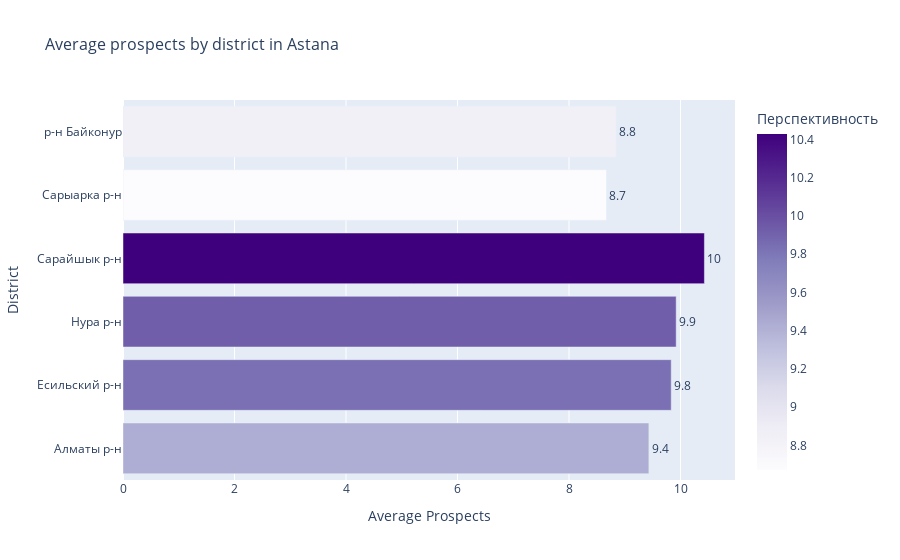

The notebook cell saved with this chart:
### Code cell
def calculate_score(row):
    score = 0
    if row['Год Постройки'] >= 2022:
        score += 3
    elif 2010 <= row['Год Постройки'] < 2022:
        score += 2
    else:
        score += 1

    if row['Тип дома'] == 'монолитный':
        score += 3
    elif row['Тип дома'] == 'кирпичный':
        score += 2
    else:
        score += 1

    if row['Этаж_кв'] > 10:
        score += 3
    elif 5 <=row['Этаж_кв'] <= 10:
        score += 2
    else:
        score += 1

    if row['Цена в тг'] <= 27000000:
        score += 3
    elif 27000000 < row['Цена в тг'] <= 40000000:
        score += 2
    else:
        score += 1

    return score

df_astana['Перспективность'] = df_astana.apply(calculate_score, axis=1)

average_score_by_district = df_astana.groupby('Район')['Перспективность'].mean().reset_index()

# Create a bar chart using Plotly
import plotly.express as px

fig = px.bar(
    average_score_by_district,
    x='Перспективность',
    y='Район',
    orientation='h',
    title='Average prospects by district in Astana',
    text='Перспективность',
    color='Перспективность',
    color_continuous_scale='Purples'
)

fig.update_traces(texttemplate='%{text:.2s}', textposition='outside')
fig.update_layout(
    xaxis_title='Average Prospects',
    yaxis_title='District',
    showlegend=False,
    title_font_size=16
)

fig.show()

### Figure 1 — Plotly figure (JSON) as saved in the notebook; plotly's stock layout.template omitted (floating-point values rounded to 4 significant figures)
{"data": [{"alignmentgroup": "True", "hovertemplate": "Перспективность=%{marker.color}<br>Район=%{y}<extra></extra>", "legendgroup": "", "marker": {"color": [9.432, 9.833, 9.922, 10.43, 8.672, 8.848], "coloraxis": "coloraxis", "pattern": {"shape": ""}}, "name": "", "offsetgroup": "", "orientation": "h", "showlegend": false, "text": [9.432, 9.833, 9.922, 10.43, 8.672, 8.848], "textposition": "outside", "texttemplate": "%{text:.2s}", "type": "bar", "x": [9.432, 9.833, 9.922, 10.43, 8.672, 8.848], "xaxis": "x", "y": ["Алматы р-н", "Есильский р-н", "Нура р-н", "Сарайшык р-н", "Сарыарка р-н", "р-н Байконур"], "yaxis": "y"}], "layout": {"barmode": "relative", "coloraxis": {"colorbar": {"title": {"text": "Перспективность"}}, "colorscale": [[0, "rgb(252,251,253)"], [0.125, "rgb(239,237,245)"], [0.25, "rgb(218,218,235)"], [0.375, "rgb(188,189,220)"], [0.5, "rgb(158,154,200)"], [0.625, "rgb(128,125,186)"], [0.75, "rgb(106,81,163)"], [0.875, "rgb(84,39,143)"], [1, "rgb(63,0,125)"]]}, "legend": {"tracegroupgap": 0}, "showlegend": false, "title": {"font": {"size": 16}, "text": "Average prospects by district in Astana"}, "xaxis": {"anchor": "y", "domain": [0, 1], "title": {"text": "Average Prospects"}}, "yaxis": {"anchor": "x", "domain": [0, 1], "title": {"text": "District"}}}}
